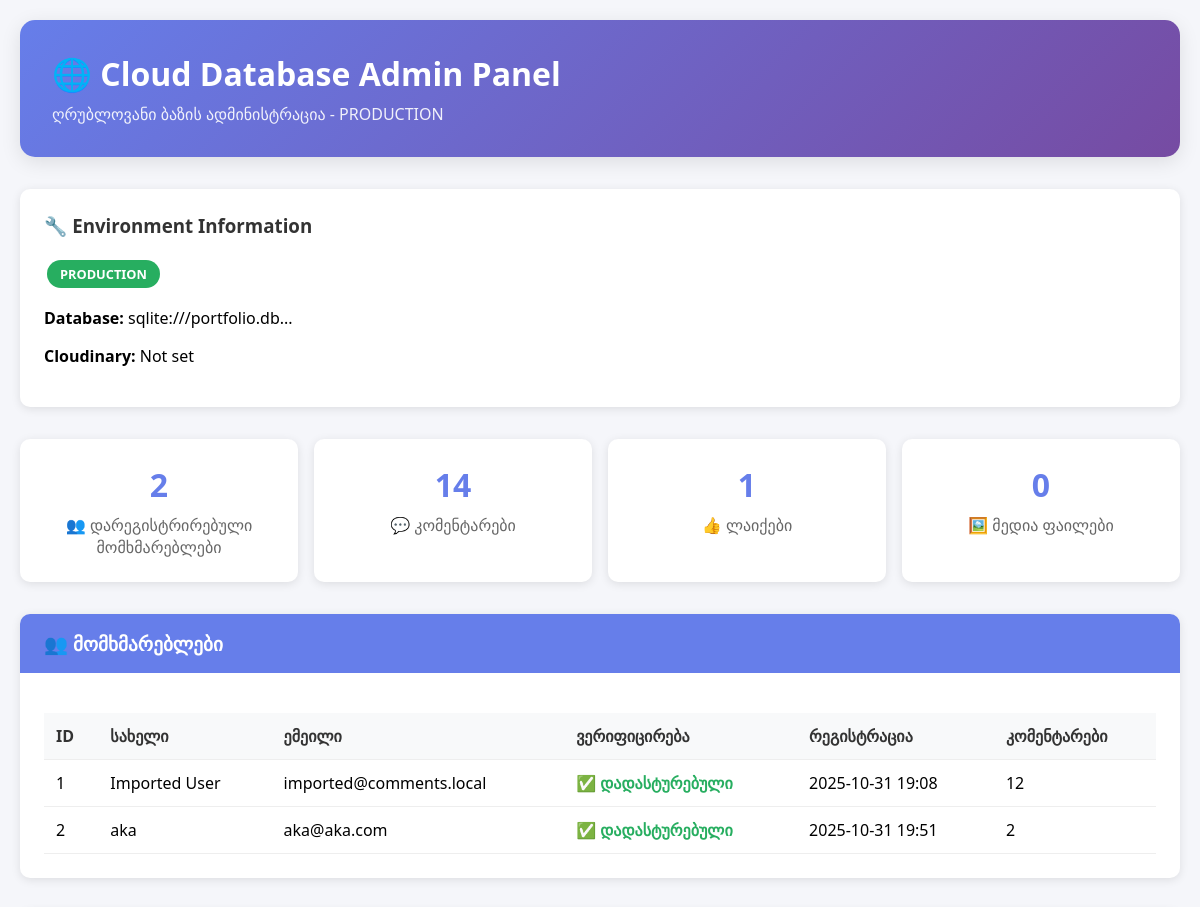
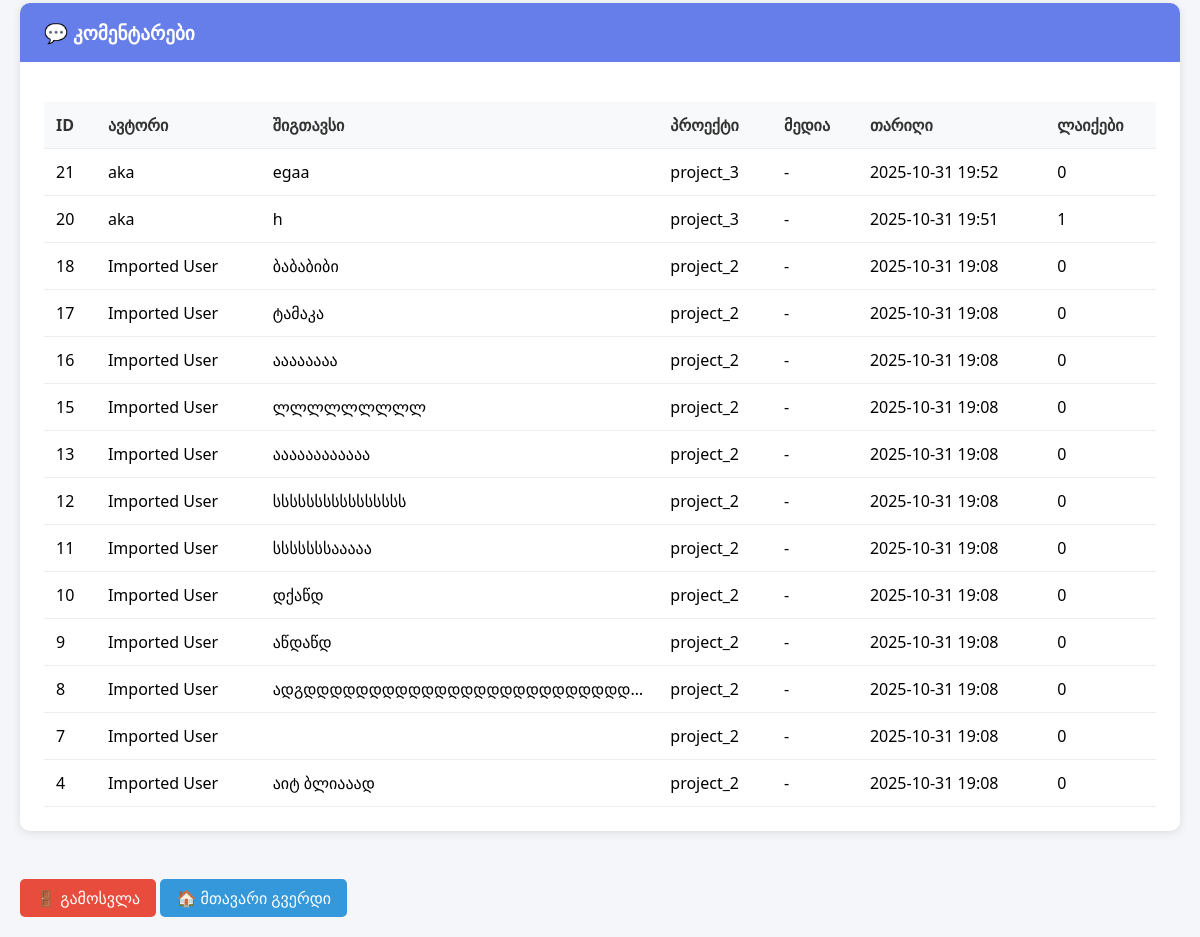
The page /cloud-admin (signed in) on the database as committed earlier (2 pictures, top to bottom).
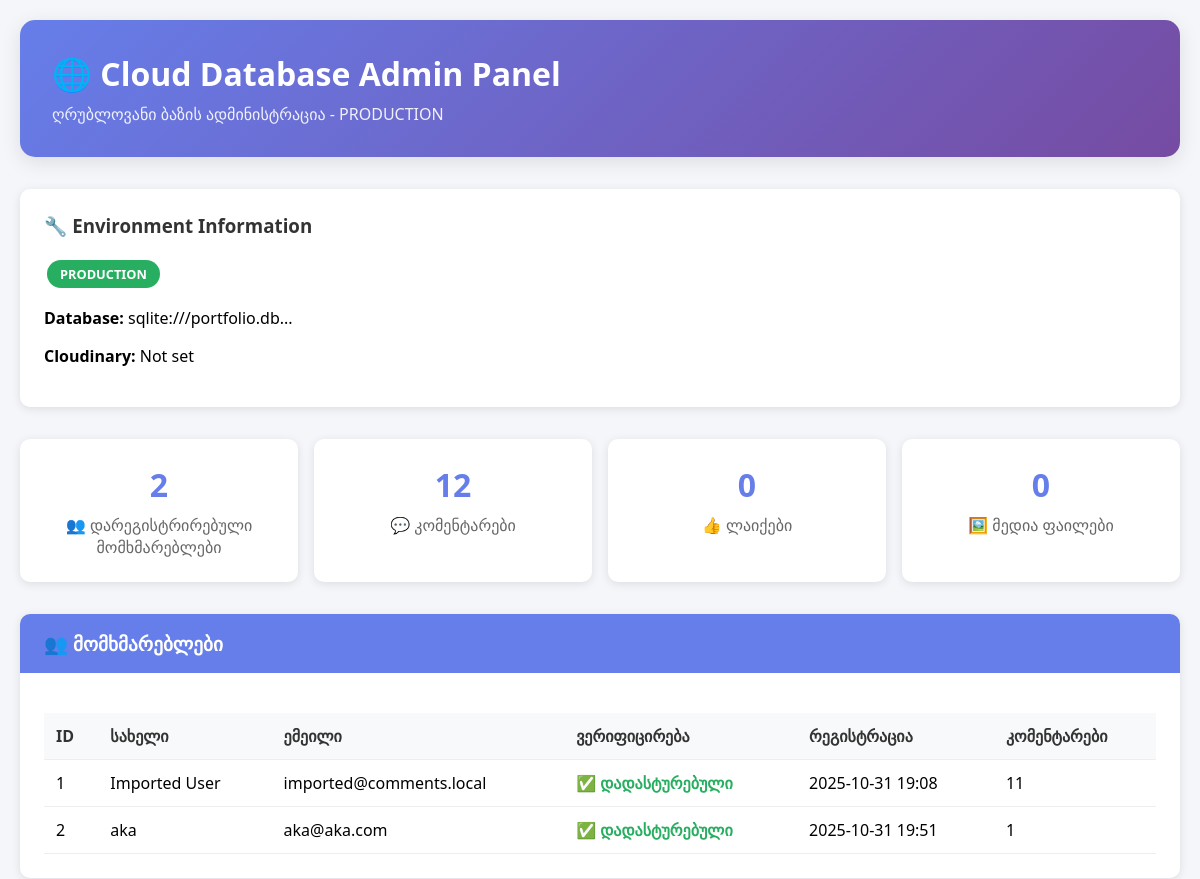
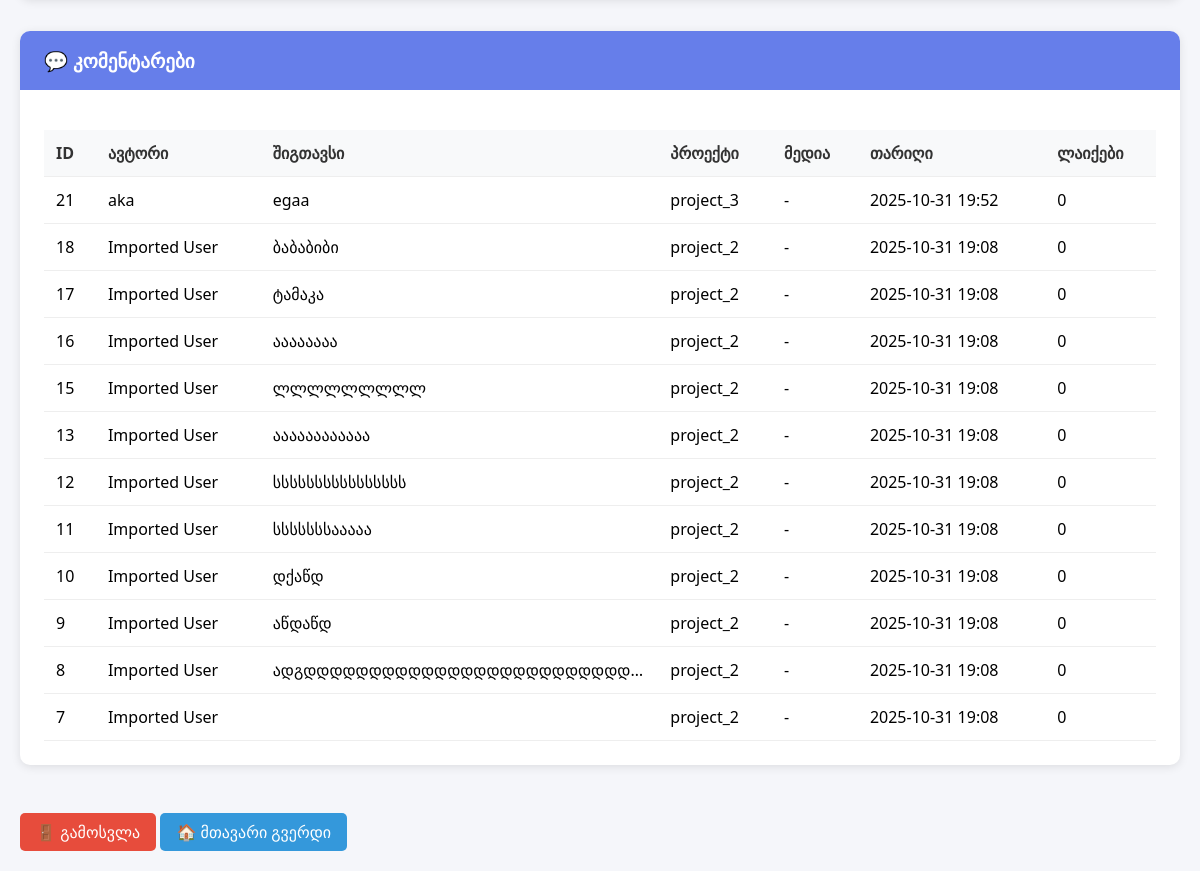
The same page on the database as committed later (2 pictures, top to bottom).
### models.py (models this page shows, shortened)
class User(UserMixin, db.Model):
    id = db.Column(db.Integer, primary_key=True)
    name = db.Column(db.String(50), nullable=False)
    email = db.Column(db.String(120), unique=True, nullable=False)
    password_hash = db.Column(db.String(128), nullable=False)
    email_verified = db.Column(db.Boolean, default=False, nullable=False)
    verification_token = db.Column(db.String(100), nullable=True)
    reset_token = db.Column(db.String(100), nullable=True)
    reset_token_expires = db.Column(db.DateTime, nullable=True)
    created_at = db.Column(db.DateTime, default=datetime.utcnow)
    is_active = db.Column(db.Boolean, default=True)
    comments = db.relationship('Comment', backref='author', lazy=True)

class Comment(db.Model):
    id = db.Column(db.Integer, primary_key=True)
    content = db.Column(db.Text, nullable=False)
    project_id = db.Column(db.String(50), nullable=False)
    user_id = db.Column(db.Integer, db.ForeignKey('user.id'), nullable=False)  # Required for registered users only
    parent_id = db.Column(db.Integer, db.ForeignKey('comment.id'), nullable=True)
    media_urls = db.Column(db.Text, nullable=True)  # JSON array of Cloudinary URLs
    created_at = db.Column(db.DateTime, default=datetime.utcnow)
    replies = db.relationship('Comment', backref=db.backref('parent', remote_side=[id]), lazy=True)
    likes = db.relationship('Like', backref='comment', lazy=True, cascade='all, delete-orphan')
    def get_like_count(self):
        return len(self.likes)

### app.py (the view, shortened to what this page needs)
@app.route('/cloud-admin', methods=['GET', 'POST'])
def cloud_admin():
    if not session.get('cloud_admin'):
        return render_template('cloud_admin_login.html')
    try:
        users = User.query.all()
        comments = Comment.query.order_by(Comment.created_at.desc()).all()
        likes = Like.query.all()
        env_info = {
            'database_url': os.environ.get('DATABASE_URL', 'Local SQLite'),
            'cloudinary_cloud': os.environ.get('CLOUDINARY_CLOUD_NAME', 'Not set'),
            'environment': 'PRODUCTION' if os.environ.get('DATABASE_URL') else 'DEVELOPMENT'
        }
        return render_template('cloud_admin_panel.html',
                             users=users,
                             comments=comments,
                             likes=likes,
                             env_info=env_info)
    except Exception as e:
        flash(f'Database error: {e}', 'error')
        return render_template('cloud_admin_login.html')

### templates/cloud_admin_panel.html (shortened to what this page needs)
<!DOCTYPE html>
<html lang="ka">
<head>
</head>
<body>
    <div class="container">
        <div class="header">
            <h1>🌐 Cloud Database Admin Panel</h1>
            <p>ღრუბლოვანი ბაზის ადმინისტრაცია - {{ env_info.environment }}</p>
        </div>
        <div class="env-info">
            <h3>🔧 Environment Information</h3>
            <div>
                <span class="env-badge {% if env_info.environment == 'PRODUCTION' %}env-production{% else %}env-development{% endif %}">
                    {{ env_info.environment }}
                </span>
            </div>
            <p><strong>Database:</strong> {{ env_info.database_url[:50] }}...</p>
            <p><strong>Cloudinary:</strong> {{ env_info.cloudinary_cloud }}</p>
        </div>
        <div class="stats">
            <div class="stat-card">
                <div class="stat-number">{{ users|length }}</div>
                <div class="stat-label">👥 დარეგისტრირებული მომხმარებლები</div>
            </div>
            <div class="stat-card">
                <div class="stat-number">{{ comments|length }}</div>
                <div class="stat-label">💬 კომენტარები</div>
            </div>
            <div class="stat-card">
                <div class="stat-number">{{ likes|length }}</div>
                <div class="stat-label">👍 ლაიქები</div>
            </div>
            <div class="stat-card">
                <div class="stat-number">{{ comments|selectattr('media_url')|list|length }}</div>
                <div class="stat-label">🖼️ მედია ფაილები</div>
            </div>
        </div>
        <div class="section">
            <div class="section-header">👥 მომხმარებლები</div>
            <div class="section-content">
                {% if users %}
                <table class="data-table">
                    <thead>
                        <tr>
                            <th>ID</th>
                            <th>სახელი</th>
                            <th>ემეილი</th>
                            <th>ვერიფიცირება</th>
                            <th>რეგისტრაცია</th>
                            <th>კომენტარები</th>
                        </tr>
                    </thead>
                    <tbody>
                        {% for user in users %}
                        <tr>
                            <td>{{ user.id }}</td>
                            <td>{{ user.name }}</td>
                            <td>{{ user.email }}</td>
                            <td>
                                {% if user.email_verified %}
                                    <span class="user-verified">✅ დადასტურებული</span>
                                {% else %}
                                    <span class="user-unverified">⏳ მოლოდინში</span>
                                {% endif %}
                            </td>
                            <td>{{ user.created_at.strftime('%Y-%m-%d %H:%M') if user.created_at else 'N/A' }}</td>
                            <td>{{ user.comments|length }}</td>
                        </tr>
                        {% endfor %}
                    </tbody>
                </table>
                {% else %}
                <p>მომხმარებლები ჯერ არ არის დარეგისტრირებული.</p>
                {% endif %}
            </div>
        </div>
        <div class="section">
            <div class="section-header">💬 კომენტარები</div>
            <div class="section-content">
                {% if comments %}
                <table class="data-table">
                    <thead>
                        <tr>
                            <th>ID</th>
                            <th>ავტორი</th>
                            <th>შიგთავსი</th>
                            <th>პროექტი</th>
                            <th>მედია</th>
                            <th>თარიღი</th>
                            <th>ლაიქები</th>
                        </tr>
                    </thead>
                    <tbody>
                        {% for comment in comments %}
                        <tr>
                            <td>{{ comment.id }}</td>
                            <td>{{ comment.author.name if comment.author else 'ანონიმური' }}</td>
                            <td class="comment-content">{{ comment.content[:100] }}{% if comment.content|length > 100 %}...{% endif %}</td>
                            <td>{{ comment.project_id }}</td>
                            <td>
                                {% if comment.media_url %}
                                    <a href="{{ comment.media_url }}" target="_blank" class="media-link">📷 სურათი</a>
                                {% else %}
                                    -
                                {% endif %}
                            </td>
                            <td>{{ comment.created_at.strftime('%Y-%m-%d %H:%M') if comment.created_at else 'N/A' }}</td>
                            <td>{{ comment.get_like_count() }}</td>
                        </tr>
                        {% endfor %}
                    </tbody>
                </table>
                {% else %}
                <p>კომენტარები ჯერ არ არის.</p>
                {% endif %}
            </div>
        </div>
        <a href="{{ url_for('cloud_admin_logout') }}" class="logout-btn">🚪 გამოსვლა</a>
        <a href="{{ url_for('index') }}" class="logout-btn" style="background: #3498db;">🏠 მთავარი გვერდი</a>
    </div>
</body>
</html>

### templates/cloud_admin_panel.html (style rules this page uses)
body { font-family: 'Segoe UI', Tahoma, Geneva, Verdana, sans-serif; background: #f5f6fa; margin: 0; padding: 20px; }
.container { max-width: 1200px; margin: 0 auto; }
.header { background: linear-gradient(135deg, #667eea 0%, #764ba2 100%); color: white; padding: 2rem; border-radius: 15px; margin-bottom: 2rem; box-shadow: 0 5px 20px rgba(0,0,0,0.1); }
.header h1 { margin: 0; font-size: 2rem; }
.header p { margin: 0.5rem 0 0 0; opacity: 0.9; }
.env-info { background: white; padding: 1.5rem; border-radius: 10px; margin-bottom: 2rem; box-shadow: 0 2px 10px rgba(0,0,0,0.1); }
.env-info h3 { margin-top: 0; color: #333; }
.env-badge { display: inline-block; padding: 0.3rem 0.8rem; border-radius: 20px; font-size: 0.8rem; font-weight: bold; margin: 0.2rem; }
.env-production { background: #27ae60; color: white; }
.stats { display: grid; grid-template-columns: repeat(auto-fit, minmax(200px, 1fr)); gap: 1rem; margin-bottom: 2rem; }
.stat-card { background: white; padding: 1.5rem; border-radius: 10px; text-align: center; box-shadow: 0 2px 10px rgba(0,0,0,0.1); }
.stat-number { font-size: 2rem; font-weight: bold; color: #667eea; }
.stat-label { color: #666; margin-top: 0.5rem; }
.section { background: white; margin-bottom: 2rem; border-radius: 10px; overflow: hidden; box-shadow: 0 2px 10px rgba(0,0,0,0.1); }
.section-header { background: #667eea; color: white; padding: 1rem 1.5rem; font-size: 1.2rem; font-weight: bold; }
.section-content { padding: 1.5rem; }
.data-table { width: 100%; border-collapse: collapse; margin-top: 1rem; }
.data-table th, .data-table td { padding: 0.75rem; text-align: left; border-bottom: 1px solid #eee; }
.data-table th { background: #f8f9fa; font-weight: 600; color: #333; }
.user-verified { color: #27ae60; font-weight: bold; }
.comment-content { max-width: 300px; overflow: hidden; text-overflow: ellipsis; white-space: nowrap; }
.logout-btn { background: #e74c3c; color: white; padding: 0.5rem 1rem; border: none; border-radius: 5px; cursor: pointer; text-decoration: none; display: inline-block; margin-top: 1rem; }

Rows that differ between the two databases and show on the page:
removed Comment: id "20", author "aka", content "h", project_id "project_3", created_at "2025-10-31 19:51", get_like_count "1"
removed Comment: id "4", author "Imported User", content "აიტ ბლიააად", project_id "project_2", created_at "2025-10-31 19:08", get_like_count "0"
computed for User "Imported User": comments|length "12" → "11"
computed for User "aka": comments|length "2" → "1"
Other text that changed with them:
{{ comments|length }}: "14" → "12"
{{ likes|length }}: "1" → "0"
